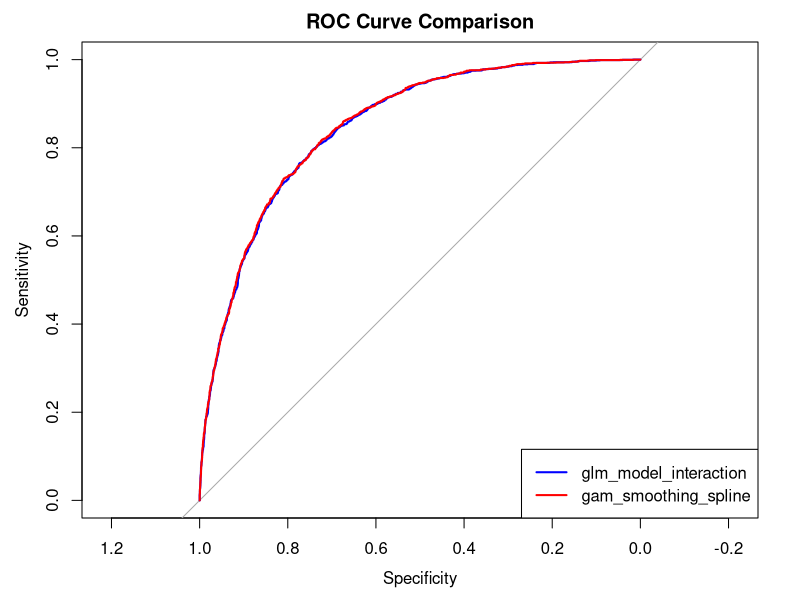
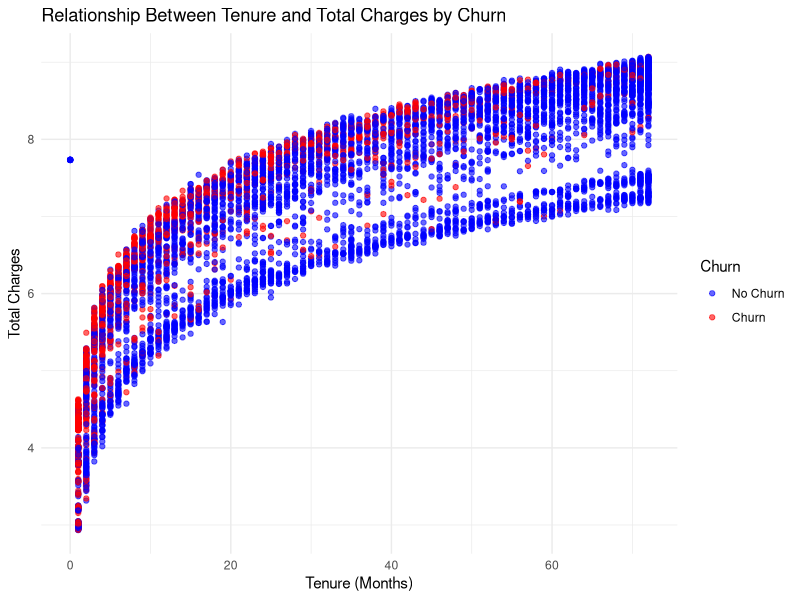
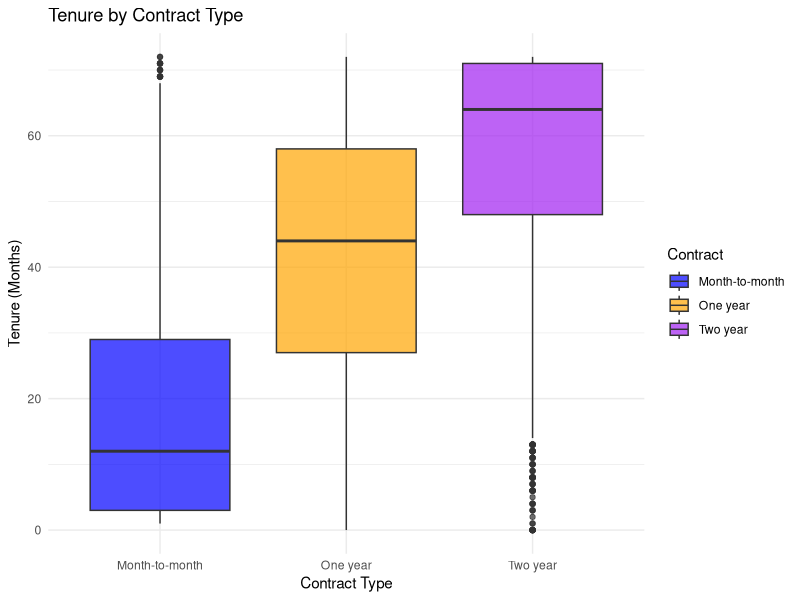
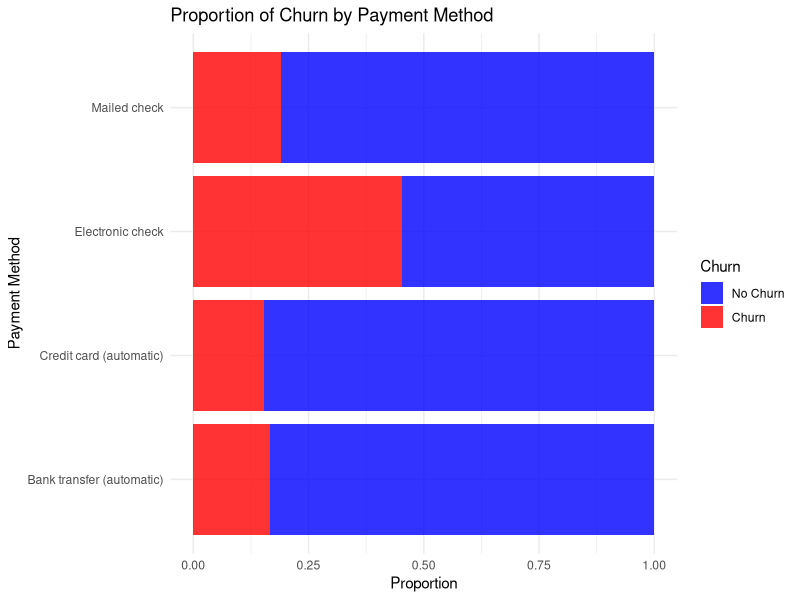
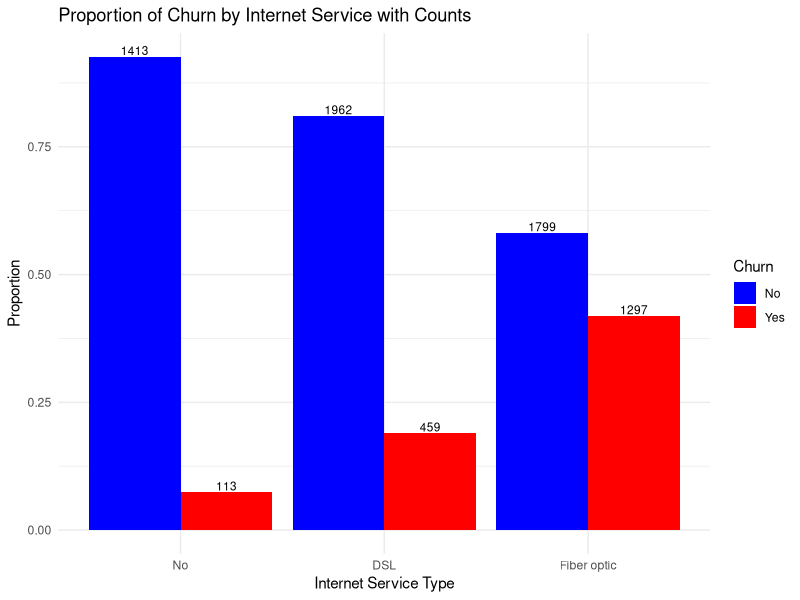

R code for these plots, in order:
## ---- chunk 1
knitr::opts_chunk$set(echo = TRUE)

## ---- chunk 2

# Load required libraries
library(ggplot2)

# Load the data
data <- read.csv("telecom_customers_churn_cleaned.csv")
data$Churn <- ifelse(data$Churn == "Yes", 1, 0)
#str(data)
#colSums(is.na(data))
## ---- chunk 3
# Ensure variables are factors
data$Contract <- as.factor(data$Contract)
data$PaymentMethod <- as.factor(data$PaymentMethod)
data$Churn <- as.factor(data$Churn)
data$TotalCharges <- log(data$TotalCharges)
data$MonthlyCharges <- log(data$MonthlyCharges)
data$InternetService <- as.factor(data$InternetService)


# Set 'No service' as the reference level for InternetService
data$InternetService <- relevel(data$InternetService, ref = "No")
# Confirm reference level
cat("Reference level for 'Contract':", levels(data$Contract)[1], "\n")
cat("Reference level for 'InternetService':", levels(data$InternetService)[1], "\n")
# Fit the GLM with interaction terms
glm_model_interaction <- glm(Churn ~ SeniorCitizen + Contract + PaymentMethod + 
                             tenure + TotalCharges + 
                             InternetService + OnlineSecurity + TechSupport + 
                             PaperlessBilling + MultipleLines, 
                             family = binomial, data = data)
# Check the summary
summary(glm_model_interaction)

## ---- chunk 4
library(pROC)
# Split data into training and test sets
set.seed(123)
train_indices <- sample(1:nrow(data), 0.7 * nrow(data))
train_data <- data[train_indices, ]
test_data <- data[-train_indices, ]

# Predict on training and test data
train_preds <- predict(glm_model_interaction, train_data, type = "response")
test_preds <- predict(glm_model_interaction, test_data, type = "response")

# Calculate performance metrics
library(pROC)
train_auc <- roc(train_data$Churn, train_preds)$auc
test_auc <- roc(test_data$Churn, test_preds)$auc

cat("Train AUC:", train_auc, "\n")
cat("Test AUC:", test_auc, "\n")
## ---- chunk 5
library(caret)

# Set up cross-validation
control <- trainControl(method = "cv", number = 10) # 10-fold cross-validation

# Train the model
cv_model <- train(Churn ~ SeniorCitizen + Contract + PaymentMethod + 
                  tenure + MonthlyCharges + TotalCharges + 
                  InternetService + InternetService:MonthlyCharges, 
                  data = data, method = "glm", family = "binomial", trControl = control)

# Check cross-validation results
print(cv_model)
## ---- chunk 6
library(mgcv)
data$TotalCharges_centered <- data$TotalCharges- mean(data$TotalCharges)
cat("Reference level for 'Contract':", levels(data$Contract)[1], "\n")
cat("Reference level for 'InternetService':", levels(data$InternetService)[1], "\n")
gam_smoothing_spline <- gam(Churn ~ SeniorCitizen + Contract + PaymentMethod + 
                             s(tenure) + s(TotalCharges_centered) + tenure +  TotalCharges +
                             InternetService + OnlineSecurity + TechSupport + 
                             PaperlessBilling + MultipleLines, 
                             family = binomial, data = data)

summary(gam_smoothing_spline)
## ---- chunk 7

library(pROC)

# Predictions for glm_model
pred1 <- predict(glm_model_interaction, type = "response")
roc1 <- roc(data$Churn, pred1)

pred2 <- predict(gam_smoothing_spline, type = "response")
roc2 <- roc(data$Churn, pred2)

# Plot ROC curves
plot(roc1, col = "blue", lwd = 2, main = "ROC Curve Comparison")
lines(roc2, col = "red", lwd = 2)
legend("bottomright", legend = c("glm_model_interaction", "gam_smoothing_spline"),
       col = c("blue", "red"), lwd = 2)

auc1 <- auc(roc1)
auc2 <- auc(roc2)
cat("AUC of Model glm_model_interaction:", auc1, "\n")
cat("AUC of Model gam_smoothing_spline:", auc2, "\n")
## ---- chunk 8
anova(glm_model_interaction, gam_smoothing_spline, test = "Chisq")
## ---- chunk 9
AIC(glm_model_interaction, gam_smoothing_spline)
## ---- chunk 10
# Ensure necessary libraries are installed
if(!require(ggplot2)) install.packages("ggplot2")

# Load the library
library(ggplot2)


ggplot(data, aes(x = tenure, y = TotalCharges, color = Churn)) +
  geom_point(alpha = 0.6) +
  labs(
    title = "Relationship Between Tenure and Total Charges by Churn",
    x = "Tenure (Months)",
    y = "Total Charges"
  ) +
  scale_color_manual(values = c("blue", "red"), labels = c("No Churn", "Churn")) +
  theme_minimal()
## ---- chunk 11

ggplot(data, aes(x = Contract, y = tenure, fill = Contract)) +
  geom_boxplot(alpha = 0.7) +
  labs(
    title = "Tenure by Contract Type",
    x = "Contract Type",
    y = "Tenure (Months)"
  ) +
  scale_fill_manual(values = c("blue", "orange", "purple")) +
  theme_minimal()
## ---- chunk 12

ggplot(data, aes(x = PaymentMethod, fill = Churn)) +
  geom_bar(position = "fill", alpha = 0.8) +
  labs(
    title = "Proportion of Churn by Payment Method",
    x = "Payment Method",
    y = "Proportion"
  ) +
  scale_fill_manual(values = c("blue", "red"), labels = c("No Churn", "Churn")) +
  theme_minimal() +
  coord_flip()
## ---- chunk 13
# Load necessary libraries
if (!require(ggplot2)) install.packages("ggplot2")
if (!require(dplyr)) install.packages("dplyr")

library(ggplot2)
library(dplyr)

# Create a dataset for proportions and counts
proportion_df <- data %>%
  group_by(InternetService, Churn) %>%
  summarise(Count = n()) %>%
  mutate(Total = sum(Count),
         Proportion = Count / Total)

# Plot the bar chart with counts displayed
ggplot(proportion_df, aes(x = InternetService, y = Proportion, fill = as.factor(Churn))) +
  geom_bar(stat = "identity", position = "dodge") +
  geom_text(aes(label = Count), position = position_dodge(width = 0.9), vjust = -0.2, size = 3) +
  labs(
    title = "Proportion of Churn by Internet Service with Counts",
    x = "Internet Service Type",
    y = "Proportion",
    fill = "Churn"
  ) +
  scale_fill_manual(values = c("blue", "red"), labels = c("No", "Yes")) +
  theme_minimal()
